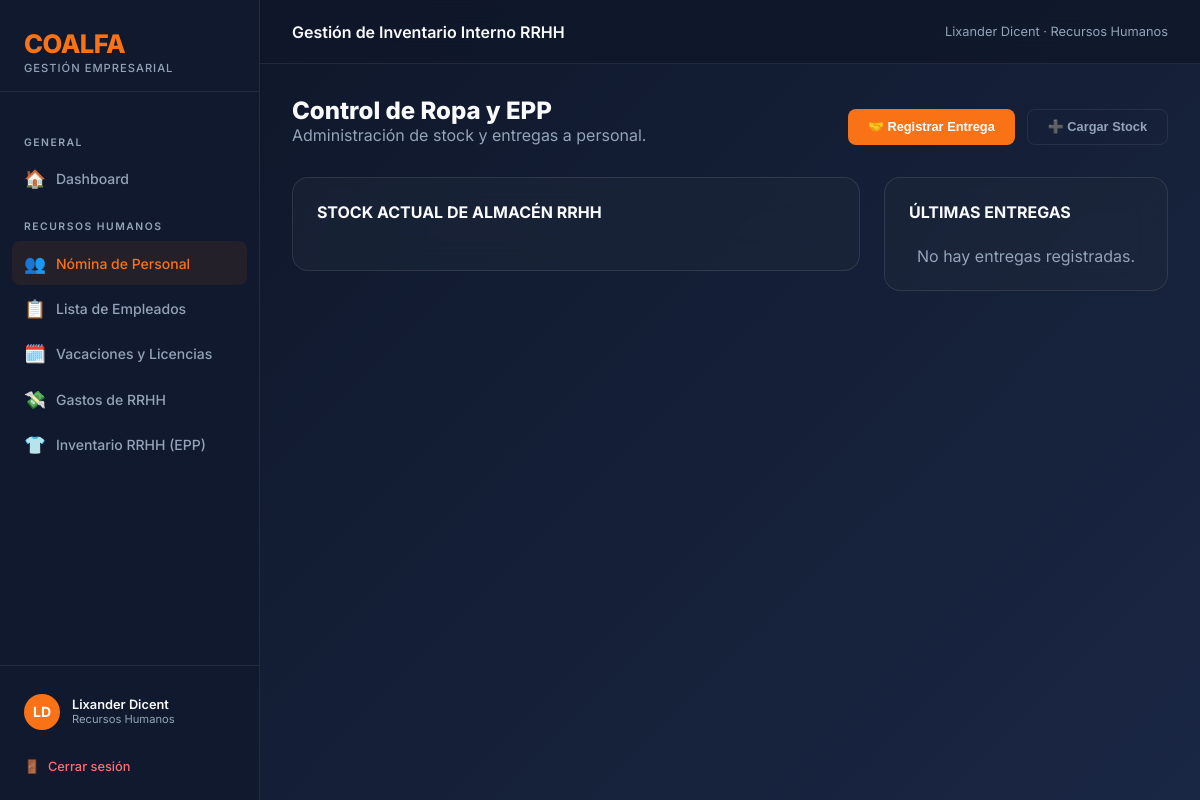
Screenshot of /rrhh/inventario/ (signed in) with the database file from the repository.
### coalfa/models.py (models this page shows, shortened)
class Usuario(AbstractBaseUser, PermissionsMixin):
    ROL_CHOICES = [
        ("ADMIN", "Administrador"),
        ("RRHH", "Recursos Humanos"),
        ("OPERACIONAL", "Operacional"),
        ("GERENTE", "Gerente"),
    ]
    rut = models.CharField(max_length=12, unique=True, verbose_name="RUT", validators=[rut_validator])
    nombre = models.CharField(max_length=60, verbose_name="Nombre")
    apellido = models.CharField(max_length=60, verbose_name="Apellido")
    rol = models.CharField(max_length=15, choices=ROL_CHOICES, default="RRHH", verbose_name="Rol")
    is_active = models.BooleanField(default=True, verbose_name="Activo")
    is_staff = models.BooleanField(default=False, verbose_name="Es staff")
    solicitud_pendiente = models.BooleanField(default=False, verbose_name="Solicitud pendiente de aprobación")
    date_joined = models.DateTimeField(default=timezone.now, verbose_name="Fecha de registro")
    USERNAME_FIELD = "rut"
    REQUIRED_FIELDS = ["nombre", "apellido"]
    objects = UsuarioManager()
    def get_full_name(self):
        return f"{self.nombre} {self.apellido}"
    class Meta:
        verbose_name = "Usuario"
        verbose_name_plural = "Usuarios"

### rrhh/views.py (the view)
# urls.py: path("inventario/", views.inventario_epp, name="rrhh_inventario"),
@rrhh_required
def inventario_epp(request):
    productos = ProductoEPP.objects.all().order_by("nombre")
    ultimas_entregas = EntregaEPP.objects.select_related("empleado", "producto").order_by("-fecha")[:15]
    entrega_form = EntregaEPPForm()
    return render(request, "rrhh/inventario_epp.html", {
        "productos": productos,
        "ultimas_entregas": ultimas_entregas,
        "entrega_form": entrega_form,
        "empleados": Empleado.objects.filter(estado="ACTIVO").order_by("apellido", "nombre"),
    })

### coalfa/context_processors.py (called while the page is built)
def solicitudes_pendientes(request):
    if request.user.is_authenticated and getattr(request.user, 'rol', None) == 'ADMIN':
        count = Usuario.objects.filter(solicitud_pendiente=True).count()
        return {'solicitudes_count': count}
    return {}

### rrhh/models.py (called while the page is built)
    def __str__(self):
        return f"{self.apellido}, {self.nombre} ({self.rut})"

### rrhh/templates/rrhh/inventario_epp.html (shortened to what this page needs)
{% extends 'base.html' %}
{% load humanize %}
{% block topbar_title %}Gestión de Inventario Interno RRHH{% endblock %}
{% block nav_rrhh %}active{% endblock %}
{% block content %}
<div style="display: flex; justify-content: space-between; align-items: flex-end; margin-bottom: 2rem;">
    <div>
        <h2 style="font-size: 1.5rem; font-weight: 800;">Control de Ropa y EPP</h2>
        <p style="color: var(--text-muted);">Administración de stock y entregas a personal.</p>
    </div>
    <div style="display: flex; gap: 0.75rem;">
         <button class="btn btn-primary" onclick="toggleModal('modalEntrega')">🤝 Registrar Entrega</button>
         <button class="btn btn-ghost" onclick="toggleModal('modalIngreso')">➕ Cargar Stock</button>
    </div>
</div>
<div style="display: grid; grid-template-columns: 2fr 1fr; gap: 1.5rem;">
    <div>
        <div class="glass-card">
            <h3 style="font-size: 1rem; margin-bottom: 1.5rem; text-transform: uppercase;">Stock Actual de Almacén RRHH</h3>
        </div>
    </div>
    <div>
        <div class="glass-card">
            <h3 style="font-size: 1rem; margin-bottom: 1.5rem; text-transform: uppercase;">Últimas Entregas</h3>
            <div style="display: flex; flex-direction: column; gap: 0.75rem;">
                {% for e in ultimas_entregas %}
                <div style="background: rgba(255,255,255,0.02); padding: 0.75rem; border-radius: 8px; font-size: 0.85rem;">
                    <div style="font-weight: 700;">{{ e.empleado.get_full_name }}</div>
                    <div style="color: var(--text-muted);">{{ e.cantidad|floatformat:0 }} x {{ e.producto.nombre }}{% if e.producto.talla %} (T. {{ e.producto.talla }}){% endif %}</div>
                    <div style="font-size: 0.7rem; margin-top: 0.25rem; color: var(--accent);">{{ e.fecha|date:"d M Y" }}</div>
                </div>
                {% empty %}
                <p style="color: var(--text-muted); text-align: center;">No hay entregas registradas.</p>
                {% endfor %}
            </div>
        </div>
    </div>
</div>
{% endblock %}

### templates/base.html (shortened to what this page needs)
<!DOCTYPE html>
<html lang="es">
<head>
    <link rel="stylesheet" href="https://unpkg.com/nprogress@0.2.0/nprogress.css" />
</head>
<body>
    <div class="sidebar">
        <div class="sidebar-brand">
            <div class="logo-text">COALFA</div>
            <div class="logo-sub">Gestión Empresarial</div>
        </div>
        <nav class="sidebar-nav">
            <div class="nav-section-label">General</div>
            <a href="{% url 'dashboard' %}" class="nav-item {% block nav_home %}{% endblock %}">
                <span class="icon">🏠</span> Dashboard
            </a>
            {% if user.rol == 'RRHH' or user.rol == 'ADMIN' %}
            <div class="nav-section-label">Recursos Humanos</div>
            <a href="{% url 'rrhh_dashboard' %}" class="nav-item {% block nav_rrhh %}{% endblock %}">
                <span class="icon">👥</span> Nómina de Personal
            </a>
            <a href="{% url 'rrhh_lista_empleados' %}" class="nav-item {% block nav_empleados %}{% endblock %}">
                <span class="icon">📋</span> Lista de Empleados
            </a>
            <a href="{% url 'rrhh_ausencias' %}" class="nav-item {% block nav_ausencias %}{% endblock %}">
                <span class="icon">🗓️</span> Vacaciones y Licencias
            </a>
            <a href="{% url 'rrhh_gastos' %}" class="nav-item {% block nav_rrhh_gastos %}{% endblock %}">
                <span class="icon">💸</span> Gastos de RRHH
            </a>
            <a href="{% url 'rrhh_inventario' %}" class="nav-item {% block nav_rrhh_inventario %}{% endblock %}">
                <span class="icon">👕</span> Inventario RRHH (EPP)
            </a>
            {% endif %}
        </nav>
        <div class="sidebar-footer">
            <div class="user-info">
                <div class="user-avatar">{{ user.nombre|first }}{{ user.apellido|first }}</div>
                <div>
                    <div class="user-name">{{ user.get_full_name }}</div>
                    <div class="user-role">{{ user.get_rol_display }}</div>
                </div>
            </div>
            <a href="{% url 'logout' %}" class="btn-logout">
                <span>🚪</span> Cerrar sesión
            </a>
        </div>
    </div>
    <div class="main-wrapper">
        <div class="topbar">
            <div class="topbar-title">{% block topbar_title %}Dashboard{% endblock %}</div>
            <div class="topbar-breadcrumb">{{ user.get_full_name }} · {{ user.get_rol_display }}</div>
        </div>
        <div class="page-content">
            {% block content %}{% endblock %}
        </div>
    </div>
</body>
</html>

### rows the page displays
Usuario: nombre|first "L", apellido|first "D", get_full_name "Lixander Dicent", rol "Recursos Humanos"
